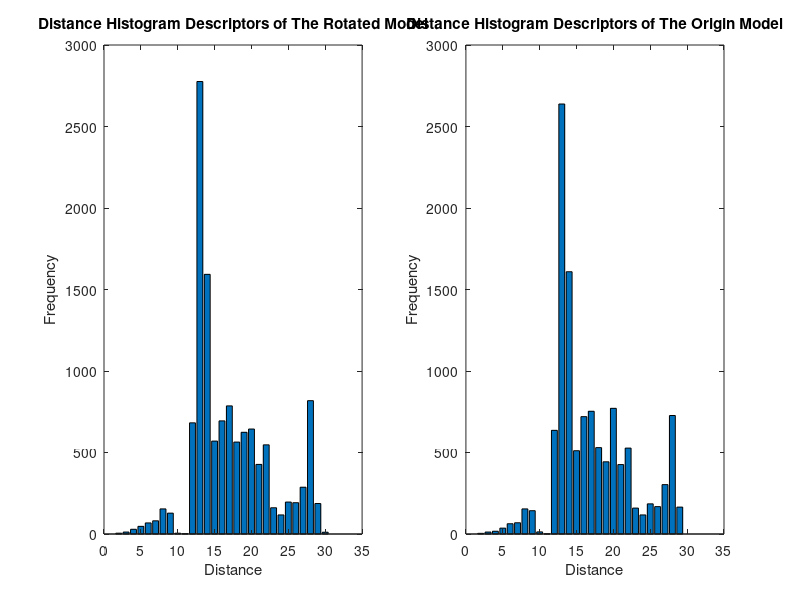

Reproduce this figure in MATLAB.
clc
clear
close all

input = [0
5
12
29
47
68
81
154
128
5
2
682
2776
1593
570
694
786
564
624
644
427
547
161
117
196
192
287
818
187
11
0
0
0
0
0
0
0
0
0
0
0
0
0
0
0
0
0
0
0
0
0
0
0
0
0
0
0
0
0
0
0
0
0
0
0
0
0
0
0
0
0
0
0
0
0
0
0
0
0
0
0
0
0
0
0
0
0
0
0
0
0
0
0
0
0
0
0
0
0
0
0
0
0
0
0
0
0
0
0
0
0
];


database_data = [0
4
12
17
36
63
69
154
143
13
1
636
2638
1609
511
720
753
530
443
771
426
527
159
117
185
168
303
727
165
0
0
0
0
0
0
0
0
0
0
0
0
0
0
0
0
0
0
0
0
0
0
0
0
0
0
0
0
0
0
0
0
0
0
0
0
0
0
0
0
0
0
0
0
0
0
0
0
0
0
0
0
0
0
0
0
0
0
0
0
0
0
0
0
0
0
0
0
0
0
0
0
0
0
0
0
0
0
0
0
0
0
];


subplot(121),
bar(input);set(gca, 'XLim', [0.0 35.0]);%view([90,-30,60]);set(gcf,'renderer','zbuffer'); %set(gca, 'ZLim', [0.0 600000.0]);
title('Distance Histogram Descriptors of The Rotated Model'); xlabel('Distance'); ylabel('Frequency');
subplot(122),
bar(database_data);set(gca, 'XLim', [0.0 35.0]);%view([90,-30,60]);set(gcf,'renderer','zbuffer');  %set(gca, 'ZLim', [0.0 600000.0]);
title('Distance Histogram Descriptors of The Origin Model'); xlabel('Distance'); ylabel('Frequency');

